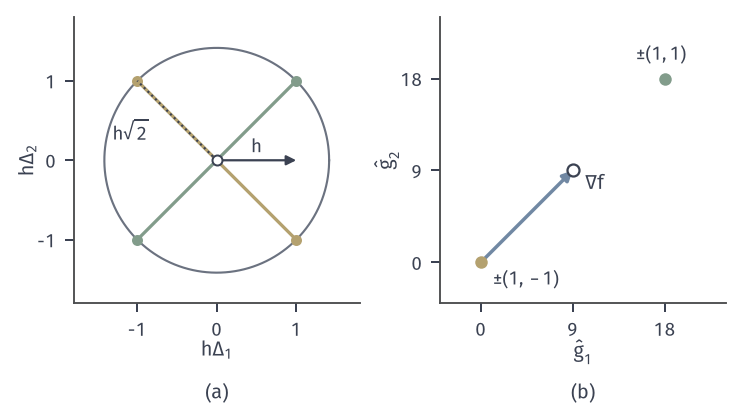

Write the Python code that produced this figure.
from pathlib import Path
import sys
ROOT = next(p for p in Path(__file__).resolve().parents if (p/'build.sh').is_file() and (p/'tex/book.tex').is_file())
sys.path.insert(0, str(ROOT/'figures/00-shared/mathematical-preliminaries-upper/00-shared/comprehension-figures'))
from support import figure, save, BLUE, GREEN, YELLOW, RED, PURPLE, INK, MUTED, GRID, BLUE_FILL, GREEN_FILL, YELLOW_FILL, RED_FILL, PURPLE_FILL
import numpy as np
HERE = Path(__file__).resolve().parent
STROKE = '#4C4D4F'
def panels(w,h,n,left=.07,right=.99,top=.97,bottom=.22,wspace=.25,rows=1,**k):
    fig=figure(width_mm=w,height_mm=h)[0]; fig.clf(); fig.set_layout_engine(None)
    A=[fig.add_subplot(rows,n,i+1,**k) for i in range(n*rows)]
    fig.subplots_adjust(left=left,right=right,top=top,bottom=bottom,wspace=wspace)
    return fig,A
def tag(fig,ax,s,y):
    p=ax.get_position(); fig.text((p.x0+p.x1)/2,y,s,ha='center',va='bottom')
H2=np.array([1.,9.]); X0=np.array([9.,1.])
def f2(x): return .5*(H2*np.asarray(x,float)**2).sum(-1)
def g2(x): return H2*np.asarray(x,float)
def sphere(rng,k,n=2):
    u=rng.standard_normal((k,n)); return u/np.linalg.norm(u,axis=1,keepdims=True)
# SPSA：n=2，四种符号向量；左图为扰动 h*Delta（h=1）与半径 h*sqrt(2) 的圆，右图为贯穿例 (9,1) 处的四个估计。
fig,A=panels(104,58,2,left=.1,right=.985,bottom=.25,wspace=.28)
a=A[0]; th=np.linspace(0,2*np.pi,300); r=2**.5
a.plot(r*np.cos(th),r*np.sin(th),color=MUTED,lw=.85)
for d,c in (((1,1),GREEN),((1,-1),YELLOW)):
    a.plot([d[0],-d[0]],[d[1],-d[1]],'-',color=c,lw=1.3,zorder=3); a.plot([d[0],-d[0]],[d[1],-d[1]],'o',color=c,ms=4.4,mew=0,zorder=4)
a.annotate('',xy=(1,0),xytext=(0,0),arrowprops=dict(arrowstyle='-|>',color=INK,lw=.9,shrinkA=0,shrinkB=0))
a.text(.5,.09,'$h$',fontsize=7.5,color=INK,ha='center')
a.text(-1.08,.25,r'$h\sqrt{2}$',fontsize=7.5,color=INK,ha='center')
a.plot([0,-1],[0,1],color=INK,lw=.85,ls=(0,(1,1.5)),zorder=5)
a.plot([0],[0],'o',mfc='white',mec=INK,ms=4,mew=.8,zorder=6)
a.set_xlim(-1.8,1.8); a.set_ylim(-1.8,1.8); a.set_aspect('equal'); a.set_xticks([-1,0,1]); a.set_yticks([-1,0,1]); a.set_xlabel(r'$h\Delta_1$',labelpad=0); a.set_ylabel(r'$h\Delta_2$',labelpad=0)
b=A[1]; g=np.array([9.,9.])
b.plot([18],[18],'o',color=GREEN,ms=5,mew=0,zorder=5); b.plot([0],[0],'o',color=YELLOW,ms=5,mew=0,zorder=5)
b.annotate('',xy=g,xytext=(0,0),arrowprops=dict(arrowstyle='-|>',color=BLUE,lw=1.4,shrinkA=0,shrinkB=0),zorder=4)
b.plot([9],[9],'o',mfc='white',mec=INK,ms=4.8,mew=.9,zorder=6)
b.text(10.2,7.2,r'$\nabla f$',fontsize=8,color=INK); b.text(15.2,19.8,r'$\pm(1,1)$',fontsize=7.5,color=INK); b.text(1.2,-2.2,r'$\pm(1,-1)$',fontsize=7.5,color=INK)
b.set_xlim(-4,24); b.set_ylim(-4,24); b.set_aspect('equal'); b.set_xticks([0,9,18]); b.set_yticks([0,9,18]); b.set_xlabel(r'$\hat g_1$',labelpad=0); b.set_ylabel(r'$\hat g_2$',labelpad=0)
tag(fig,A[0],'(a)',.02); tag(fig,A[1],'(b)',.02)
save(fig,HERE,'figure',{'g':[9,9],'h':.1})
